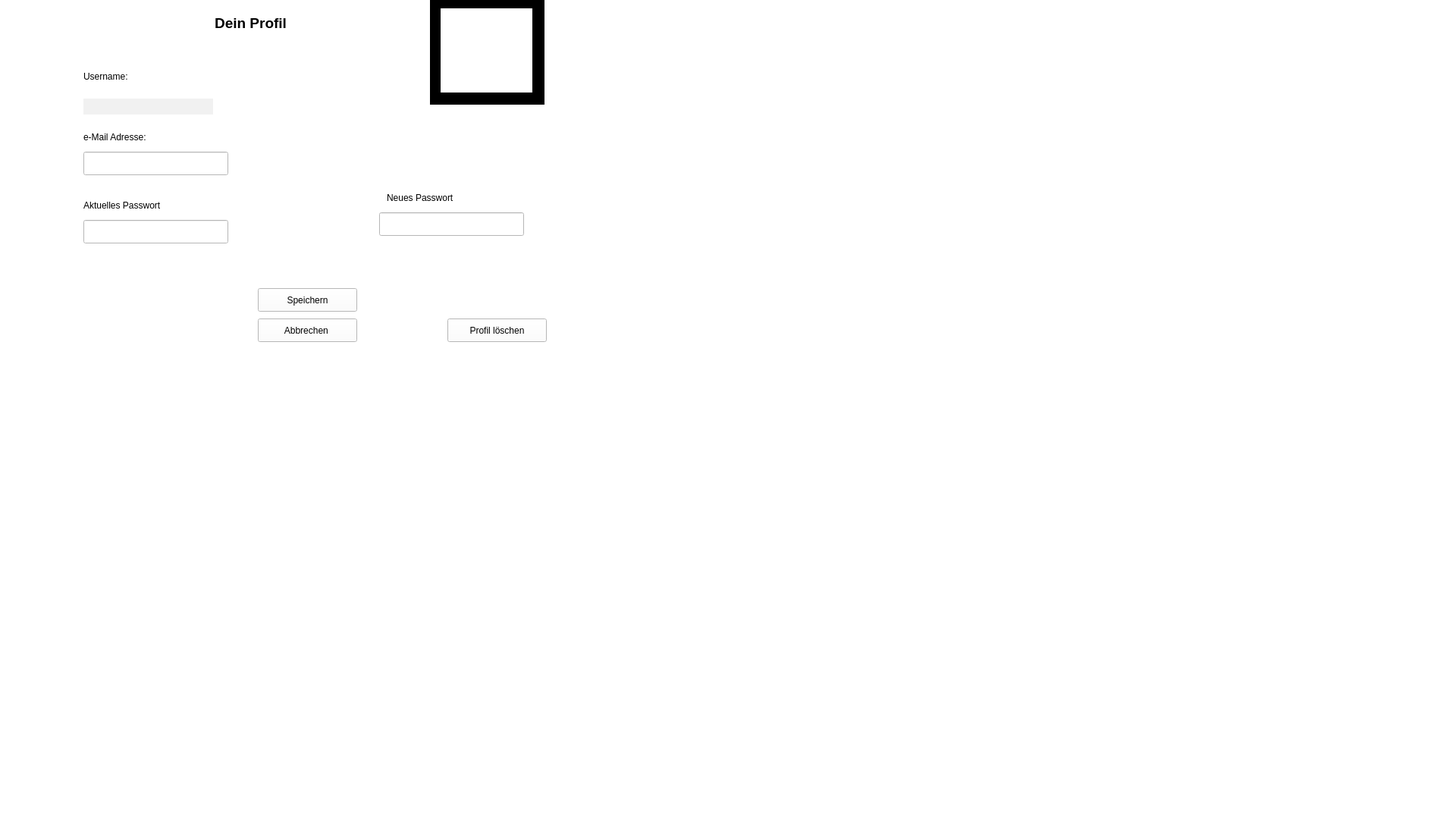
<?xml version="1.0" encoding="UTF-8"?>
<ui version="4.0">
 <class>PBearbeiten</class>
 <widget class="QWidget" name="PBearbeiten">
  <property name="geometry">
   <rect>
    <x>0</x>
    <y>0</y>
    <width>1920</width>
    <height>1080</height>
   </rect>
  </property>
  <property name="windowTitle">
   <string>Form</string>
  </property>
  <property name="styleSheet">
   <string notr="true">background-color: rgb(255, 255, 255);</string>
  </property>
  <widget class="QLabel" name="lblUsername">
   <property name="geometry">
    <rect>
     <x>110</x>
     <y>90</y>
     <width>171</width>
     <height>21</height>
    </rect>
   </property>
   <property name="text">
    <string>Username:</string>
   </property>
  </widget>
  <widget class="QLabel" name="berschhirft">
   <property name="geometry">
    <rect>
     <x>270</x>
     <y>10</y>
     <width>121</width>
     <height>41</height>
    </rect>
   </property>
   <property name="text">
    <string>&lt;html&gt;&lt;head/&gt;&lt;body&gt;&lt;p align=&quot;center&quot;&gt;&lt;span style=&quot; font-size:14pt; font-weight:600;&quot;&gt; Dein Profil&lt;/span&gt;&lt;/p&gt;&lt;/body&gt;&lt;/html&gt;</string>
   </property>
  </widget>
  <widget class="QPushButton" name="ButtonProfil">
   <property name="geometry">
    <rect>
     <x>340</x>
     <y>380</y>
     <width>131</width>
     <height>31</height>
    </rect>
   </property>
   <property name="text">
    <string>Speichern</string>
   </property>
  </widget>
  <widget class="QLabel" name="blackBackround">
   <property name="geometry">
    <rect>
     <x>567</x>
     <y>-3</y>
     <width>151</width>
     <height>141</height>
    </rect>
   </property>
   <property name="styleSheet">
    <string notr="true">background-color: rgb(0, 0, 0);</string>
   </property>
   <property name="text">
    <string/>
   </property>
  </widget>
  <widget class="QLabel" name="profilePicture">
   <property name="geometry">
    <rect>
     <x>581</x>
     <y>11</y>
     <width>121</width>
     <height>111</height>
    </rect>
   </property>
   <property name="styleSheet">
    <string notr="true">background-color: rgb(255, 255, 255);</string>
   </property>
   <property name="text">
    <string/>
   </property>
  </widget>
  <widget class="QLabel" name="Username">
   <property name="geometry">
    <rect>
     <x>110</x>
     <y>130</y>
     <width>171</width>
     <height>21</height>
    </rect>
   </property>
   <property name="styleSheet">
    <string notr="true">background-color: rgb(241, 241, 241);</string>
   </property>
   <property name="text">
    <string/>
   </property>
  </widget>
  <widget class="QPushButton" name="ButtonExit">
   <property name="geometry">
    <rect>
     <x>340</x>
     <y>420</y>
     <width>131</width>
     <height>31</height>
    </rect>
   </property>
   <property name="text">
    <string>Abbrechen </string>
   </property>
  </widget>
  <widget class="QLabel" name="lblemail_3">
   <property name="geometry">
    <rect>
     <x>510</x>
     <y>250</y>
     <width>171</width>
     <height>21</height>
    </rect>
   </property>
   <property name="text">
    <string>Neues Passwort</string>
   </property>
  </widget>
  <widget class="QLineEdit" name="email">
   <property name="geometry">
    <rect>
     <x>110</x>
     <y>200</y>
     <width>191</width>
     <height>31</height>
    </rect>
   </property>
  </widget>
  <widget class="QLineEdit" name="passwortAlt">
   <property name="geometry">
    <rect>
     <x>110</x>
     <y>290</y>
     <width>191</width>
     <height>31</height>
    </rect>
   </property>
  </widget>
  <widget class="QLineEdit" name="passwortNeu">
   <property name="geometry">
    <rect>
     <x>500</x>
     <y>280</y>
     <width>191</width>
     <height>31</height>
    </rect>
   </property>
  </widget>
  <widget class="QLabel" name="lblemail_2">
   <property name="geometry">
    <rect>
     <x>110</x>
     <y>260</y>
     <width>171</width>
     <height>21</height>
    </rect>
   </property>
   <property name="text">
    <string>Aktuelles Passwort</string>
   </property>
  </widget>
  <widget class="QLabel" name="lblemail">
   <property name="geometry">
    <rect>
     <x>110</x>
     <y>170</y>
     <width>171</width>
     <height>21</height>
    </rect>
   </property>
   <property name="text">
    <string>e-Mail Adresse:</string>
   </property>
  </widget>
  <widget class="QPushButton" name="ProfilLoeschen">
   <property name="geometry">
    <rect>
     <x>590</x>
     <y>420</y>
     <width>131</width>
     <height>31</height>
    </rect>
   </property>
   <property name="text">
    <string>Profil löschen</string>
   </property>
  </widget>
 </widget>
 <resources/>
 <connections/>
</ui>
